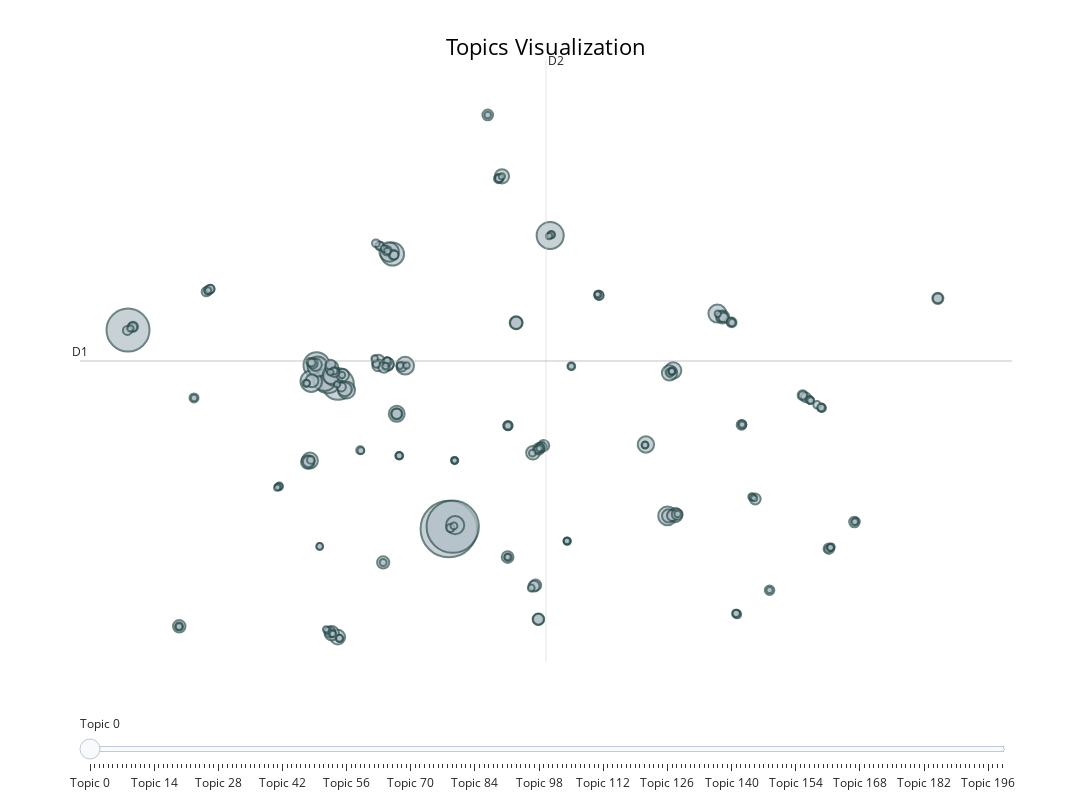

Write notebook code for a chart like this one.
### Code cell
topic_model.visualize_topics(top_n_topics=200, title="Topics Visualization", height=800, width=1200)

### Figure 1 — Plotly figure (JSON) as saved in the notebook; plotly's stock layout.template omitted (floating-point values rounded to 4 significant figures; data arrays with more than 128 entries replaced by an {"elided": "..."} marker saying what was removed)
{"data": [{"customdata": {"elided": "200x3 mixed values"}, "hovertemplate": "<b>Topic %{customdata[0]}</b><br>%{customdata[1]}<br>Size: %{customdata[2]}", "legendgroup": "", "marker": {"color": "#B0BEC5", "line": {"color": "DarkSlateGrey", "width": 2}, "size": {"elided": "200 int values"}, "sizemode": "area", "sizeref": 11.74, "symbol": "circle"}, "mode": "markers", "name": "", "orientation": "v", "showlegend": false, "type": "scatter", "x": {"elided": "200 float values"}, "xaxis": "x", "y": {"elided": "200 float values"}, "yaxis": "y"}], "layout": {"annotations": [{"showarrow": false, "text": "D1", "x": -14.85, "y": 7.283, "yshift": 10}, {"showarrow": false, "text": "D2", "x": 4.192, "xshift": 10, "y": 25.53}], "height": 800, "hoverlabel": {"bgcolor": "white", "font": {"family": "Rockwell", "size": 16}}, "legend": {"itemsizing": "constant", "tracegroupgap": 0}, "margin": {"t": 60}, "shapes": [{"line": {"color": "#CFD8DC", "width": 2}, "type": "line", "x0": 4.192, "x1": 4.192, "y0": -10.96, "y1": 25.53}, {"line": {"color": "#9E9E9E", "width": 2}, "type": "line", "x0": -14.85, "x1": 23.23, "y0": 7.283, "y1": 7.283}], "sliders": [{"active": 0, "pad": {"t": 50}, "steps": [{"args": [{"marker.color": {"elided": "1x200 str values"}}], "label": "Topic 0", "method": "update"}, {"args": [{"marker.color": {"elided": "1x200 str values"}}], "label": "Topic 1", "method": "update"}, {"args": [{"marker.color": {"elided": "1x200 str values"}}], "label": "Topic 2", "method": "update"}, {"args": [{"marker.color": {"elided": "1x200 str values"}}], "label": "Topic 3", "method": "update"}, {"args": [{"marker.color": {"elided": "1x200 str values"}}], "label": "Topic 4", "method": "update"}, {"args": [{"marker.color": {"elided": "1x200 str values"}}], "label": "Topic 5", "method": "update"}, {"args": [{"marker.color": {"elided": "1x200 str values"}}], "label": "Topic 6", "method": "update"}, {"args": [{"marker.color": {"elided": "1x200 str values"}}], "label": "Topic 7", "method": "update"}, {"args": [{"marker.color": {"elided": "1x200 str values"}}], "label": "Topic 8", "method": "update"}, {"args": [{"marker.color": {"elided": "1x200 str values"}}], "label": "Topic 9", "method": "update"}, {"args": [{"marker.color": {"elided": "1x200 str values"}}], "label": "Topic 10", "method": "update"}, {"args": [{"marker.color": {"elided": "1x200 str values"}}], "label": "Topic 11", "method": "update"}, {"args": [{"marker.color": {"elided": "1x200 str values"}}], "label": "Topic 12", "method": "update"}, {"args": [{"marker.color": {"elided": "1x200 str values"}}], "label": "Topic 13", "method": "update"}, {"args": [{"marker.color": {"elided": "1x200 str values"}}], "label": "Topic 14", "method": "update"}, {"args": [{"marker.color": {"elided": "1x200 str values"}}], "label": "Topic 15", "method": "update"}, {"args": [{"marker.color": {"elided": "1x200 str values"}}], "label": "Topic 16", "method": "update"}, {"args": [{"marker.color": {"elided": "1x200 str values"}}], "label": "Topic 17", "method": "update"}, {"args": [{"marker.color": {"elided": "1x200 str values"}}], "label": "Topic 18", "method": "update"}, {"args": [{"marker.color": {"elided": "1x200 str values"}}], "label": "Topic 19", "method": "update"}, {"args": [{"marker.color": {"elided": "1x200 str values"}}], "label": "Topic 20", "method": "update"}, {"args": [{"marker.color": {"elided": "1x200 str values"}}], "label": "Topic 21", "method": "update"}, {"args": [{"marker.color": {"elided": "1x200 str values"}}], "label": "Topic 22", "method": "update"}, {"args": [{"marker.color": {"elided": "1x200 str values"}}], "label": "Topic 23", "method": "update"}, {"args": [{"marker.color": {"elided": "1x200 str values"}}], "label": "Topic 24", "method": "update"}, {"args": [{"marker.color": {"elided": "1x200 str values"}}], "label": "Topic 25", "method": "update"}, {"args": [{"marker.color": {"elided": "1x200 str values"}}], "label": "Topic 26", "method": "update"}, {"args": [{"marker.color": {"elided": "1x200 str values"}}], "label": "Topic 27", "method": "update"}, {"args": [{"marker.color": {"elided": "1x200 str values"}}], "label": "Topic 28", "method": "update"}, {"args": [{"marker.color": {"elided": "1x200 str values"}}], "label": "Topic 29", "method": "update"}, {"args": [{"marker.color": {"elided": "1x200 str values"}}], "label": "Topic 30", "method": "update"}, {"args": [{"marker.color": {"elided": "1x200 str values"}}], "label": "Topic 31", "method": "update"}, {"args": [{"marker.color": {"elided": "1x200 str values"}}], "label": "Topic 32", "method": "update"}, {"args": [{"marker.color": {"elided": "1x200 str values"}}], "label": "Topic 33", "method": "update"}, {"args": [{"marker.color": {"elided": "1x200 str values"}}], "label": "Topic 34", "method": "update"}, {"args": [{"marker.color": {"elided": "1x200 str values"}}], "label": "Topic 35", "method": "update"}, {"args": [{"marker.color": {"elided": "1x200 str values"}}], "label": "Topic 36", "method": "update"}, {"args": [{"marker.color": {"elided": "1x200 str values"}}], "label": "Topic 37", "method": "update"}, {"args": [{"marker.color": {"elided": "1x200 str values"}}], "label": "Topic 38", "method": "update"}, {"args": [{"marker.color": {"elided": "1x200 str values"}}], "label": "Topic 39", "method": "update"}, {"args": [{"marker.color": {"elided": "1x200 str values"}}], "label": "Topic 40", "method": "update"}, {"args": [{"marker.color": {"elided": "1x200 str values"}}], "label": "Topic 41", "method": "update"}, {"args": [{"marker.color": {"elided": "1x200 str values"}}], "label": "Topic 42", "method": "update"}, {"args": [{"marker.color": {"elided": "1x200 str values"}}], "label": "Topic 43", "method": "update"}, {"args": [{"marker.color": {"elided": "1x200 str values"}}], "label": "Topic 44", "method": "update"}, {"args": [{"marker.color": {"elided": "1x200 str values"}}], "label": "Topic 45", "method": "update"}, {"args": [{"marker.color": {"elided": "1x200 str values"}}], "label": "Topic 46", "method": "update"}, {"args": [{"marker.color": {"elided": "1x200 str values"}}], "label": "Topic 47", "method": "update"}, {"args": [{"marker.color": {"elided": "1x200 str values"}}], "label": "Topic 48", "method": "update"}, {"args": [{"marker.color": {"elided": "1x200 str values"}}], "label": "Topic 49", "method": "update"}, {"args": [{"marker.color": {"elided": "1x200 str values"}}], "label": "Topic 50", "method": "update"}, {"args": [{"marker.color": {"elided": "1x200 str values"}}], "label": "Topic 51", "method": "update"}, {"args": [{"marker.color": {"elided": "1x200 str values"}}], "label": "Topic 52", "method": "update"}, {"args": [{"marker.color": {"elided": "1x200 str values"}}], "label": "Topic 53", "method": "update"}, {"args": [{"marker.color": {"elided": "1x200 str values"}}], "label": "Topic 54", "method": "update"}, {"args": [{"marker.color": {"elided": "1x200 str values"}}], "label": "Topic 55", "method": "update"}, {"args": [{"marker.color": {"elided": "1x200 str values"}}], "label": "Topic 56", "method": "update"}, {"args": [{"marker.color": {"elided": "1x200 str values"}}], "label": "Topic 57", "method": "update"}, {"args": [{"marker.color": {"elided": "1x200 str values"}}], "label": "Topic 58", "method": "update"}, {"args": [{"marker.color": {"elided": "1x200 str values"}}], "label": "Topic 59", "method": "update"}, {"args": [{"marker.color": {"elided": "1x200 str values"}}], "label": "Topic 60", "method": "update"}, {"args": [{"marker.color": {"elided": "1x200 str values"}}], "label": "Topic 61", "method": "update"}, {"args": [{"marker.color": {"elided": "1x200 str values"}}], "label": "Topic 62", "method": "update"}, {"args": [{"marker.color": {"elided": "1x200 str values"}}], "label": "Topic 63", "method": "update"}, {"args": [{"marker.color": {"elided": "1x200 str values"}}], "label": "Topic 64", "method": "update"}, {"args": [{"marker.color": {"elided": "1x200 str values"}}], "label": "Topic 65", "method": "update"}, {"args": [{"marker.color": {"elided": "1x200 str values"}}], "label": "Topic 66", "method": "update"}, {"args": [{"marker.color": {"elided": "1x200 str values"}}], "label": "Topic 67", "method": "update"}, {"args": [{"marker.color": {"elided": "1x200 str values"}}], "label": "Topic 68", "method": "update"}, {"args": [{"marker.color": {"elided": "1x200 str values"}}], "label": "Topic 69", "method": "update"}, {"args": [{"marker.color": {"elided": "1x200 str values"}}], "label": "Topic 70", "method": "update"}, {"args": [{"marker.color": {"elided": "1x200 str values"}}], "label": "Topic 71", "method": "update"}, {"args": [{"marker.color": {"elided": "1x200 str values"}}], "label": "Topic 72", "method": "update"}, {"args": [{"marker.color": {"elided": "1x200 str values"}}], "label": "Topic 73", "method": "update"}, {"args": [{"marker.color": {"elided": "1x200 str values"}}], "label": "Topic 74", "method": "update"}, {"args": [{"marker.color": {"elided": "1x200 str values"}}], "label": "Topic 75", "method": "update"}, {"args": [{"marker.color": {"elided": "1x200 str values"}}], "label": "Topic 76", "method": "update"}, {"args": [{"marker.color": {"elided": "1x200 str values"}}], "label": "Topic 77", "method": "update"}, {"args": [{"marker.color": {"elided": "1x200 str values"}}], "label": "Topic 78", "method": "update"}, {"args": [{"marker.color": {"elided": "1x200 str values"}}], "label": "Topic 79", "method": "update"}, {"args": [{"marker.color": {"elided": "1x200 str values"}}], "label": "Topic 80", "method": "update"}, {"args": [{"marker.color": {"elided": "1x200 str values"}}], "label": "Topic 81", "method": "update"}, {"args": [{"marker.color": {"elided": "1x200 str values"}}], "label": "Topic 82", "method": "update"}, {"args": [{"marker.color": {"elided": "1x200 str values"}}], "label": "Topic 83", "method": "update"}, {"args": [{"marker.color": {"elided": "1x200 str values"}}], "label": "Topic 84", "method": "update"}, {"args": [{"marker.color": {"elided": "1x200 str values"}}], "label": "Topic 85", "method": "update"}, {"args": [{"marker.color": {"elided": "1x200 str values"}}], "label": "Topic 86", "method": "update"}, {"args": [{"marker.color": {"elided": "1x200 str values"}}], "label": "Topic 87", "method": "update"}, {"args": [{"marker.color": {"elided": "1x200 str values"}}], "label": "Topic 88", "method": "update"}, {"args": [{"marker.color": {"elided": "1x200 str values"}}], "label": "Topic 89", "method": "update"}, {"args": [{"marker.color": {"elided": "1x200 str values"}}], "label": "Topic 90", "method": "update"}, {"args": [{"marker.color": {"elided": "1x200 str values"}}], "label": "Topic 91", "method": "update"}, {"args": [{"marker.color": {"elided": "1x200 str values"}}], "label": "Topic 92", "method": "update"}, {"args": [{"marker.color": {"elided": "1x200 str values"}}], "label": "Topic 93", "method": "update"}, {"args": [{"marker.color": {"elided": "1x200 str values"}}], "label": "Topic 94", "method": "update"}, {"args": [{"marker.color": {"elided": "1x200 str values"}}], "label": "Topic 95", "method": "update"}, {"args": [{"marker.color": {"elided": "1x200 str values"}}], "label": "Topic 96", "method": "update"}, {"args": [{"marker.color": {"elided": "1x200 str values"}}], "label": "Topic 97", "method": "update"}, {"args": [{"marker.color": {"elided": "1x200 str values"}}], "label": "Topic 98", "method": "update"}, {"args": [{"marker.color": {"elided": "1x200 str values"}}], "label": "Topic 99", "method": "update"}, {"args": [{"marker.color": {"elided": "1x200 str values"}}], "label": "Topic 100", "method": "update"}, {"args": [{"marker.color": {"elided": "1x200 str values"}}], "label": "Topic 101", "method": "update"}, {"args": [{"marker.color": {"elided": "1x200 str values"}}], "label": "Topic 102", "method": "update"}, {"args": [{"marker.color": {"elided": "1x200 str values"}}], "label": "Topic 103", "method": "update"}, {"args": [{"marker.color": {"elided": "1x200 str values"}}], "label": "Topic 104", "method": "update"}, {"args": [{"marker.color": {"elided": "1x200 str values"}}], "label": "Topic 105", "method": "update"}, {"args": [{"marker.color": {"elided": "1x200 str values"}}], "label": "Topic 106", "method": "update"}, {"args": [{"marker.color": {"elided": "1x200 str values"}}], "label": "Topic 107", "method": "update"}, {"args": [{"marker.color": {"elided": "1x200 str values"}}], "label": "Topic 108", "method": "update"}, {"args": [{"marker.color": {"elided": "1x200 str values"}}], "label": "Topic 109", "method": "update"}, {"args": [{"marker.color": {"elided": "1x200 str values"}}], "label": "Topic 110", "method": "update"}, {"args": [{"marker.color": {"elided": "1x200 str values"}}], "label": "Topic 111", "method": "update"}, {"args": [{"marker.color": {"elided": "1x200 str values"}}], "label": "Topic 112", "method": "update"}, {"args": [{"marker.color": {"elided": "1x200 str values"}}], "label": "Topic 113", "method": "update"}, {"args": [{"marker.color": {"elided": "1x200 str values"}}], "label": "Topic 114", "method": "update"}, {"args": [{"marker.color": {"elided": "1x200 str values"}}], "label": "Topic 115", "method": "update"}, {"args": [{"marker.color": {"elided": "1x200 str values"}}], "label": "Topic 116", "method": "update"}, {"args": [{"marker.color": {"elided": "1x200 str values"}}], "label": "Topic 117", "method": "update"}, {"args": [{"marker.color": {"elided": "1x200 str values"}}], "label": "Topic 118", "method": "update"}, {"args": [{"marker.color": {"elided": "1x200 str values"}}], "label": "Topic 119", "method": "update"}, {"args": [{"marker.color": {"elided": "1x200 str values"}}], "label": "Topic 120", "method": "update"}, {"args": [{"marker.color": {"elided": "1x200 str values"}}], "label": "Topic 121", "method": "update"}, {"args": [{"marker.color": {"elided": "1x200 str values"}}], "label": "Topic 122", "method": "update"}, {"args": [{"marker.color": {"elided": "1x200 str values"}}], "label": "Topic 123", "method": "update"}, {"args": [{"marker.color": {"elided": "1x200 str values"}}], "label": "Topic 124", "method": "update"}, {"args": [{"marker.color": {"elided": "1x200 str values"}}], "label": "Topic 125", "method": "update"}, {"args": [{"marker.color": {"elided": "1x200 str values"}}], "label": "Topic 126", "method": "update"}, {"args": [{"marker.color": {"elided": "1x200 str values"}}], "label": "Topic 127", "method": "update"}, {"args": [{"marker.color": {"elided": "1x200 str values"}}], "label": "Topic 128", "method": "update"}, {"args": [{"marker.color": {"elided": "1x200 str values"}}], "label": "Topic 129", "method": "update"}, {"args": [{"marker.color": {"elided": "1x200 str values"}}], "label": "Topic 130", "method": "update"}, {"args": [{"marker.color": {"elided": "1x200 str values"}}], "label": "Topic 131", "method": "update"}, {"args": [{"marker.color": {"elided": "1x200 str values"}}], "label": "Topic 132", "method": "update"}, {"args": [{"marker.color": {"elided": "1x200 str values"}}], "label": "Topic 133", "method": "update"}, {"args": [{"marker.color": {"elided": "1x200 str values"}}], "label": "Topic 134", "method": "update"}, {"args": [{"marker.color": {"elided": "1x200 str values"}}], "label": "Topic 135", "method": "update"}, {"args": [{"marker.color": {"elided": "1x200 str values"}}], "label": "Topic 136", "method": "update"}, {"args": [{"marker.color": {"elided": "1x200 str values"}}], "label": "Topic 137", "method": "update"}, {"args": [{"marker.color": {"elided": "1x200 str values"}}], "label": "Topic 138", "method": "update"}, {"args": [{"marker.color": {"elided": "1x200 str values"}}], "label": "Topic 139", "method": "update"}, {"args": [{"marker.color": {"elided": "1x200 str values"}}], "label": "Topic 140", "method": "update"}, {"args": [{"marker.color": {"elided": "1x200 str values"}}], "label": "Topic 141", "method": "update"}, {"args": [{"marker.color": {"elided": "1x200 str values"}}], "label": "Topic 142", "method": "update"}, {"args": [{"marker.color": {"elided": "1x200 str values"}}], "label": "Topic 143", "method": "update"}, {"args": [{"marker.color": {"elided": "1x200 str values"}}], "label": "Topic 144", "method": "update"}, {"args": [{"marker.color": {"elided": "1x200 str values"}}], "label": "Topic 145", "method": "update"}, {"args": [{"marker.color": {"elided": "1x200 str values"}}], "label": "Topic 146", "method": "update"}, {"args": [{"marker.color": {"elided": "1x200 str values"}}], "label": "Topic 147", "method": "update"}, {"args": [{"marker.color": {"elided": "1x200 str values"}}], "label": "Topic 148", "method": "update"}, {"args": [{"marker.color": {"elided": "1x200 str values"}}], "label": "Topic 149", "method": "update"}, {"args": [{"marker.color": {"elided": "1x200 str values"}}], "label": "Topic 150", "method": "update"}, {"args": [{"marker.color": {"elided": "1x200 str values"}}], "label": "Topic 151", "method": "update"}, {"args": [{"marker.color": {"elided": "1x200 str values"}}], "label": "Topic 152", "method": "update"}, {"args": [{"marker.color": {"elided": "1x200 str values"}}], "label": "Topic 153", "method": "update"}, {"args": [{"marker.color": {"elided": "1x200 str values"}}], "label": "Topic 154", "method": "update"}, {"args": [{"marker.color": {"elided": "1x200 str values"}}], "label": "Topic 155", "method": "update"}, {"args": [{"marker.color": {"elided": "1x200 str values"}}], "label": "Topic 156", "method": "update"}, {"args": [{"marker.color": {"elided": "1x200 str values"}}], "label": "Topic 157", "method": "update"}, {"args": [{"marker.color": {"elided": "1x200 str values"}}], "label": "Topic 158", "method": "update"}, {"args": [{"marker.color": {"elided": "1x200 str values"}}], "label": "Topic 159", "method": "update"}, {"args": [{"marker.color": {"elided": "1x200 str values"}}], "label": "Topic 160", "method": "update"}, {"args": [{"marker.color": {"elided": "1x200 str values"}}], "label": "Topic 161", "method": "update"}, {"args": [{"marker.color": {"elided": "1x200 str values"}}], "label": "Topic 162", "method": "update"}, {"args": [{"marker.color": {"elided": "1x200 str values"}}], "label": "Topic 163", "method": "update"}, {"args": [{"marker.color": {"elided": "1x200 str values"}}], "label": "Topic 164", "method": "update"}, {"args": [{"marker.color": {"elided": "1x200 str values"}}], "label": "Topic 165", "method": "update"}, {"args": [{"marker.color": {"elided": "1x200 str values"}}], "label": "Topic 166", "method": "update"}, {"args": [{"marker.color": {"elided": "1x200 str values"}}], "label": "Topic 167", "method": "update"}, {"args": [{"marker.color": {"elided": "1x200 str values"}}], "label": "Topic 168", "method": "update"}, {"args": [{"marker.color": {"elided": "1x200 str values"}}], "label": "Topic 169", "method": "update"}, {"args": [{"marker.color": {"elided": "1x200 str values"}}], "label": "Topic 170", "method": "update"}, {"args": [{"marker.color": {"elided": "1x200 str values"}}], "label": "Topic 171", "method": "update"}, {"args": [{"marker.color": {"elided": "1x200 str values"}}], "label": "Topic 172", "method": "update"}, {"args": [{"marker.color": {"elided": "1x200 str values"}}], "label": "Topic 173", "method": "update"}, {"args": [{"marker.color": {"elided": "1x200 str values"}}], "label": "Topic 174", "method": "update"}, {"args": [{"marker.color": {"elided": "1x200 str values"}}], "label": "Topic 175", "method": "update"}, {"args": [{"marker.color": {"elided": "1x200 str values"}}], "label": "Topic 176", "method": "update"}, {"args": [{"marker.color": {"elided": "1x200 str values"}}], "label": "Topic 177", "method": "update"}, {"args": [{"marker.color": {"elided": "1x200 str values"}}], "label": "Topic 178", "method": "update"}, {"args": [{"marker.color": {"elided": "1x200 str values"}}], "label": "Topic 179", "method": "update"}, {"args": [{"marker.color": {"elided": "1x200 str values"}}], "label": "Topic 180", "method": "update"}, {"args": [{"marker.color": {"elided": "1x200 str values"}}], "label": "Topic 181", "method": "update"}, {"args": [{"marker.color": {"elided": "1x200 str values"}}], "label": "Topic 182", "method": "update"}, {"args": [{"marker.color": {"elided": "1x200 str values"}}], "label": "Topic 183", "method": "update"}, {"args": [{"marker.color": {"elided": "1x200 str values"}}], "label": "Topic 184", "method": "update"}, {"args": [{"marker.color": {"elided": "1x200 str values"}}], "label": "Topic 185", "method": "update"}, {"args": [{"marker.color": {"elided": "1x200 str values"}}], "label": "Topic 186", "method": "update"}, {"args": [{"marker.color": {"elided": "1x200 str values"}}], "label": "Topic 187", "method": "update"}, {"args": [{"marker.color": {"elided": "1x200 str values"}}], "label": "Topic 188", "method": "update"}, {"args": [{"marker.color": {"elided": "1x200 str values"}}], "label": "Topic 189", "method": "update"}, {"args": [{"marker.color": {"elided": "1x200 str values"}}], "label": "Topic 190", "method": "update"}, {"args": [{"marker.color": {"elided": "1x200 str values"}}], "label": "Topic 191", "method": "update"}, {"args": [{"marker.color": {"elided": "1x200 str values"}}], "label": "Topic 192", "method": "update"}, {"args": [{"marker.color": {"elided": "1x200 str values"}}], "label": "Topic 193", "method": "update"}, {"args": [{"marker.color": {"elided": "1x200 str values"}}], "label": "Topic 194", "method": "update"}, {"args": [{"marker.color": {"elided": "1x200 str values"}}], "label": "Topic 195", "method": "update"}, {"args": [{"marker.color": {"elided": "1x200 str values"}}], "label": "Topic 196", "method": "update"}, {"args": [{"marker.color": {"elided": "1x200 str values"}}], "label": "Topic 197", "method": "update"}, {"args": [{"marker.color": {"elided": "1x200 str values"}}], "label": "Topic 198", "method": "update"}, {"args": [{"marker.color": {"elided": "1x200 str values"}}], "label": "Topic 199", "method": "update"}]}], "title": {"font": {"color": "Black", "size": 22}, "text": "Topics Visualization", "x": 0.5, "xanchor": "center", "y": 0.95, "yanchor": "top"}, "width": 1200, "xaxis": {"anchor": "y", "domain": [0, 1], "range": [-14.85, 23.23], "title": {"text": ""}, "visible": false}, "yaxis": {"anchor": "x", "domain": [0, 1], "range": [-10.96, 25.53], "title": {"text": ""}, "visible": false}}}
